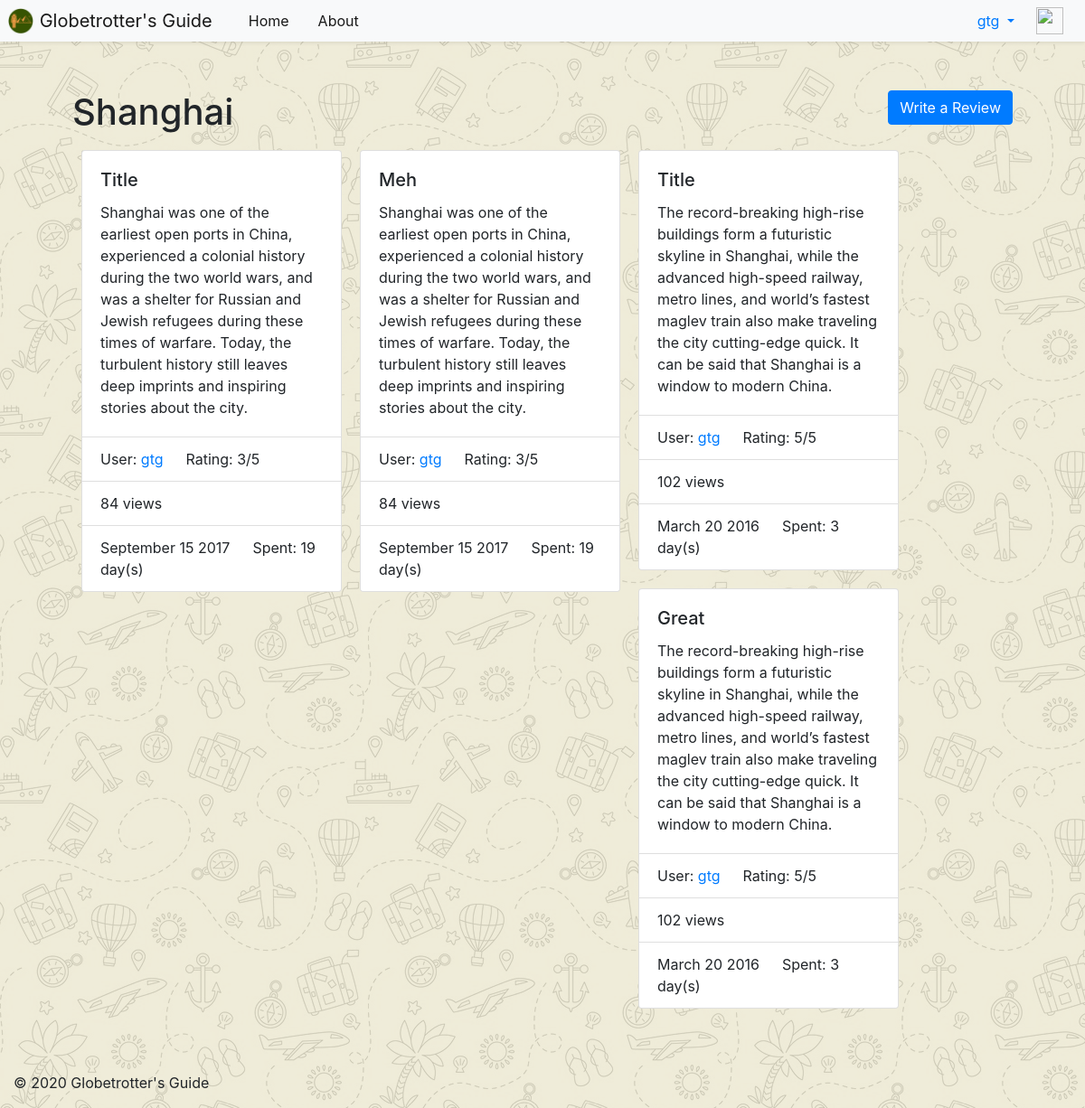
/GlobetrottersGuide/asia/china/shanghai/ (signed in), run on the app's committed database.
### GlobetrottersGuide/models.py (models this page shows, shortened)
class City(models.Model):
    NAME_MAX_LENGTH = 128
    country = models.ForeignKey(Country, on_delete=models.CASCADE)
    name = models.CharField(max_length=128, unique=True)
    views = models.IntegerField(default=0)
    likes = models.IntegerField(default=0)
    slug = models.SlugField(unique=True)
    reviewNum = 0
    class Meta:
        verbose_name_plural = 'Cities'

class cityReview(models.Model):
    TEXT_MAX_LENGTH = 2000
    RATING_CHOICES = (
        (1, '1'),
        (2, '2'),
        (3, '3'),
        (4, '4'),
        (5, '5'),
    )
    user = models.ForeignKey(User, on_delete=models.CASCADE)
    belong_city = models.ForeignKey(City, on_delete=models.CASCADE)
    publish_date = models.DateTimeField('date published')
    views = models.IntegerField(default=0)
    likes = models.IntegerField(default=0)
    timeSpent = models.DurationField(blank=False)
    image = models.ImageField(upload_to='review_images', blank=True)
    title = models.CharField(max_length=128, default='Title')
    text = models.TextField(max_length=2000, blank=False)
    rating = models.IntegerField(choices=RATING_CHOICES)

### GlobetrottersGuide/views.py (the view)
def home_city(request, continent_name_slug, country_name_slug, city_name_slug):
    context_dict = {}
    try:
        continent = Continent.objects.get(slug=continent_name_slug)
        country = Country.objects.get(slug=country_name_slug)
        city = City.objects.get(slug=city_name_slug)
        reviews = cityReview.objects.filter(belong_city=city).order_by('-publish_date')
        context_dict['continent'] = continent
        context_dict['country'] = country
        context_dict['city'] = city
        context_dict['reviews'] = reviews
        context_dict['review_num'] = len(reviews)
    except City.DoesNotExist:
        context_dict['city'] = None
    return render(request, 'GlobetrottersGuide/home_city.html', context=context_dict)

### templates/GlobetrottersGuide/home_city.html (shortened to what this page needs)
<!DOCTYPE html>
{% extends 'GlobetrottersGuide/base.html'%}
{% load staticfiles %}
{% load gtg_template_tags %}
{% block title_block%}
    <div class="row">
        <div class="col">
        <h1>{{ city.name }}</h1>
        </div>
        <div class="col">
            <a role="button" class="btn btn-primary" href="{% url 'GlobetrottersGuide:ReviewCity' continent_name_slug=continent.slug country_name_slug=country.slug city_name_slug=city.slug %}" style="float:right">Write a Review</a>
        </div>
    </div>
{% endblock %}
{% block body_block %}
    {% if reviews %}
    {% for review in reviews %}
        <div class="card" style="width: 18rem;margin:10px;float:left;">
            <div class="card-body">
                <h5 class="card-title">{{ review.title }}</h5>
                <p class="card-text">{{ review.text }}</p>
            </div>
            <ul class="list-group list-group-flush">
                <li class="list-group-item">
                    User:
                    <a href="{% url 'GlobetrottersGuide:UserProfile' review.user.username %}">{{ review.user.username }}</a>
                    &emsp; Rating: {{ review.rating }}/5
                </li>
                <li class="list-group-item">{{ review.views }} views</li>
                <li class="list-group-item">{{ review.publish_date | date:"F d Y" }} &emsp; Spent: {{ review.timeSpent.days }} day(s)</li>
            </ul>
        </div>
    {% endfor %}
    {% else %}
        <p><h2>No one has reviewed this city yet.</h2></p>
    {% endif %}
{% endblock %}

### templates/GlobetrottersGuide/base.html (shortened to what this page needs)
<!DOCTYPE html>
{% load staticfiles %}
{% load gtg_template_tags %}
<html lang="en">
    <head>
    <link href="https://getbootstrap.com/docs/4.2/dist/css/bootstrap.min.css" rel="stylesheet">
    <link href="{%  static 'css/base-style.css' %}" rel="stylesheet">
    </head>
    <body>
        <header>
            <nav class="navbar navbar-expand-md navbar-light fixed-top bg-light p-0 shadow-sm">
                <a class="navbar-brand p-2" href="{% url 'GlobetrottersGuide:HomePage' %}">
                    <img src="{% static 'images/gtg_logo.ico' %}" width="30" height="30" class="d-inline-block align-top" alt="">
                    Globetrotter's Guide
                </a>
                    <div class="collapse navbar-collapse" id="navbarNavDropdown">
                        <ul class="navbar-nav mr-auto">
                            <li class="nav-item active"><a class="nav-link" style="padding:8px 16px 8px 16px;" href="{% url 'GlobetrottersGuide:HomePage' %}">Home</a></li>
                            <li class="nav-item active"><a class="nav-link" style="padding:8px 16px 8px 16px;" href="{% url 'GlobetrottersGuide:about' %}">About</a></li>
                        </ul>
                        {% if user.is_authenticated %}
                            <ul class="nav-item dropdown" style="margin:0;padding:0;">
                                <a class="nav-link dropdown-toggle" href="#" data-toggle="dropdown"
                                   aria-labelledby="navbarDropdownMenuLink" role="button">{{ user.username }}
                                </a>
                            </ul>
                            <a class="navbar-brand p-2" href="{% url 'GlobetrottersGuide:UserProfile' user.username %}">
                            <img src="{{ userProfile.picture.url }}" width="30" height="30" class="d-inline-block align-top" alt="">
                            </a>
                        {% else %}
                            <div style="position:relative; right:50px">
                            <a class="btn btn-outline-success" href="{% url 'auth_login' %}" style="margin:10px 0px 10px 70px" >Login</a>
                            <a class="btn btn-outline-primary" href="{% url 'registration_register' %}" style="margin: 10px 20px 10px 0px;" >Sign up</a>
                            </div>
                        {% endif %}
                    </div>
            </nav>
        </header>
        <div class="container-fluid">
            <div class="row" style="margin: 100px 50px 100px 50px;">
                <main role="main" class="col-md">
                    {% block title_block %}{% endblock %}
                    {% block body_block %}{% endblock %}
                </main>
            </div>
        </div>
        <div>
            <footer class="container" style="position:fixed;bottom:0"><p>&copy; 2020 Globetrotter's Guide </p></footer>
        </div>
    </body>
</html>

### static/css/base-style.css (style rules this page uses)
body { background-image: url("background-bwy.png"); background-color: #cccccc; }

### data on the page
City: name "Shanghai"
cityReview: title "Title", text "Shanghai was one of the earliest open ports in China, experienced a colonial history during the two world wars, and was a shelter for Russian and Jewish refugees during these times of warfare. Today, the turbulent history still leaves deep imprints and inspiring stories about the city.", user.username "gtg", rating "3", views "84", publish_date "September 15 2017", timeSpent.days "19"
cityReview: title "Meh", text "Shanghai was one of the earliest open ports in China, experienced a colonial history during the two world wars, and was a shelter for Russian and Jewish refugees during these times of warfare. Today, the turbulent history still leaves deep imprints and inspiring stories about the city.", user.username "gtg", rating "3", views "84", publish_date "September 15 2017", timeSpent.days "19"
cityReview: title "Title", text "The record-breaking high-rise buildings form a futuristic skyline in Shanghai, while the advanced high-speed railway, metro lines, and world’s fastest maglev train also make traveling the city cutting-edge quick. It can be said that Shanghai is a window to modern China.", user.username "gtg", rating "5", views "102", publish_date "March 20 2016", timeSpent.days "3"
cityReview: title "Great", text "The record-breaking high-rise buildings form a futuristic skyline in Shanghai, while the advanced high-speed railway, metro lines, and world’s fastest maglev train also make traveling the city cutting-edge quick. It can be said that Shanghai is a window to modern China.", user.username "gtg", rating "5", views "102", publish_date "March 20 2016", timeSpent.days "3"

### other printed values
{{ user.username }} "gtg"
